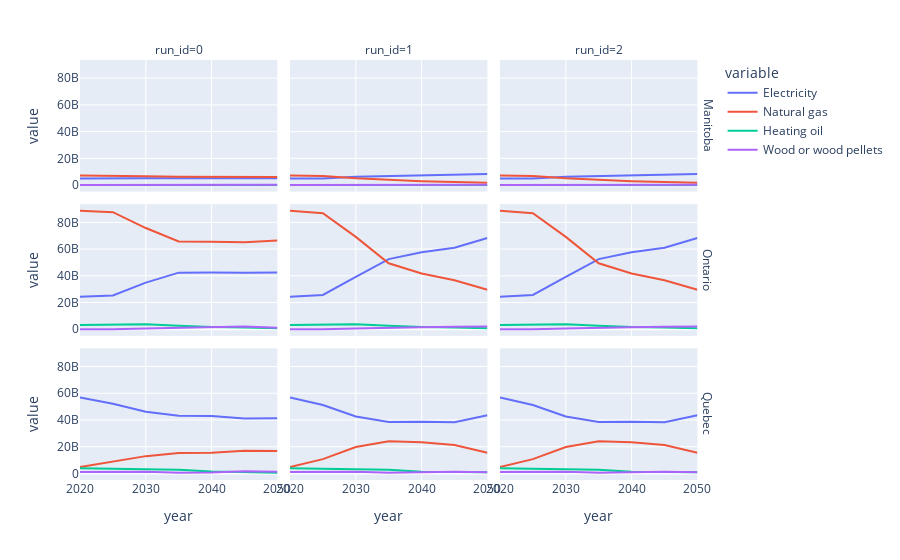

Notebook code cell kept with this figure:
### Code cell
import plotly.express as px
annual_demands = abm_demands.groupby(["year", "run_id","province"]).sum().reset_index().melt(id_vars=["year","run_id","province"])
annual_demands
# no effect after first change?
fig = px.line(annual_demands, x="year",y="value",color="variable", facet_col="run_id", template="plotly",facet_row="province")
def split_annotation(annot, must_contain="province"):
    if must_contain in annot.text:
        annot.text = annot.text.split("=")[-1]
fig.for_each_annotation(split_annotation)

### Figure 1 — Plotly figure (JSON) as saved in the notebook; plotly's stock layout.template omitted (floating-point values rounded to 4 significant figures)
{"data": [{"hovertemplate": "variable=Electricity<br>province=Manitoba<br>run_id=0<br>year=%{x}<br>value=%{y}<extra></extra>", "legendgroup": "Electricity", "line": {"color": "#636efa", "dash": "solid"}, "marker": {"symbol": "circle"}, "mode": "lines", "name": "Electricity", "orientation": "h", "showlegend": true, "type": "scatter", "x": [2020, 2025, 2030, 2035, 2040, 2045, 2050], "xaxis": "x7", "y": [4839000000.0, 4675000000.0, 4993000000.0, 5099000000.0, 5034000000.0, 5018000000.0, 5091000000.0], "yaxis": "y7"}, {"hovertemplate": "variable=Electricity<br>province=Manitoba<br>run_id=1<br>year=%{x}<br>value=%{y}<extra></extra>", "legendgroup": "Electricity", "line": {"color": "#636efa", "dash": "solid"}, "marker": {"symbol": "circle"}, "mode": "lines", "name": "Electricity", "orientation": "h", "showlegend": false, "type": "scatter", "x": [2020, 2025, 2030, 2035, 2040, 2045, 2050], "xaxis": "x8", "y": [4839000000.0, 4895000000.0, 6125000000.0, 6696000000.0, 7339000000.0, 7942000000.0, 8317000000.0], "yaxis": "y8"}, {"hovertemplate": "variable=Electricity<br>province=Manitoba<br>run_id=2<br>year=%{x}<br>value=%{y}<extra></extra>", "legendgroup": "Electricity", "line": {"color": "#636efa", "dash": "solid"}, "marker": {"symbol": "circle"}, "mode": "lines", "name": "Electricity", "orientation": "h", "showlegend": false, "type": "scatter", "x": [2020, 2025, 2030, 2035, 2040, 2045, 2050], "xaxis": "x9", "y": [4839000000.0, 4895000000.0, 6125000000.0, 6696000000.0, 7339000000.0, 7942000000.0, 8317000000.0], "yaxis": "y9"}, {"hovertemplate": "variable=Electricity<br>province=Ontario<br>run_id=0<br>year=%{x}<br>value=%{y}<extra></extra>", "legendgroup": "Electricity", "line": {"color": "#636efa", "dash": "solid"}, "marker": {"symbol": "circle"}, "mode": "lines", "name": "Electricity", "orientation": "h", "showlegend": false, "type": "scatter", "x": [2020, 2025, 2030, 2035, 2040, 2045, 2050], "xaxis": "x4", "y": [24220000000.0, 25250000000.0, 34910000000.0, 42350000000.0, 42510000000.0, 42190000000.0, 42510000000.0], "yaxis": "y4"}, {"hovertemplate": "variable=Electricity<br>province=Ontario<br>run_id=1<br>year=%{x}<br>value=%{y}<extra></extra>", "legendgroup": "Electricity", "line": {"color": "#636efa", "dash": "solid"}, "marker": {"symbol": "circle"}, "mode": "lines", "name": "Electricity", "orientation": "h", "showlegend": false, "type": "scatter", "x": [2020, 2025, 2030, 2035, 2040, 2045, 2050], "xaxis": "x5", "y": [24220000000.0, 25650000000.0, 39110000000.0, 52490000000.0, 57550000000.0, 60960000000.0, 68240000000.0], "yaxis": "y5"}, {"hovertemplate": "variable=Electricity<br>province=Ontario<br>run_id=2<br>year=%{x}<br>value=%{y}<extra></extra>", "legendgroup": "Electricity", "line": {"color": "#636efa", "dash": "solid"}, "marker": {"symbol": "circle"}, "mode": "lines", "name": "Electricity", "orientation": "h", "showlegend": false, "type": "scatter", "x": [2020, 2025, 2030, 2035, 2040, 2045, 2050], "xaxis": "x6", "y": [24220000000.0, 25650000000.0, 39110000000.0, 52490000000.0, 57550000000.0, 60960000000.0, 68240000000.0], "yaxis": "y6"}, {"hovertemplate": "variable=Electricity<br>province=Quebec<br>run_id=0<br>year=%{x}<br>value=%{y}<extra></extra>", "legendgroup": "Electricity", "line": {"color": "#636efa", "dash": "solid"}, "marker": {"symbol": "circle"}, "mode": "lines", "name": "Electricity", "orientation": "h", "showlegend": false, "type": "scatter", "x": [2020, 2025, 2030, 2035, 2040, 2045, 2050], "xaxis": "x", "y": [56790000000.0, 52130000000.0, 46110000000.0, 43150000000.0, 42960000000.0, 41060000000.0, 41360000000.0], "yaxis": "y"}, {"hovertemplate": "variable=Electricity<br>province=Quebec<br>run_id=1<br>year=%{x}<br>value=%{y}<extra></extra>", "legendgroup": "Electricity", "line": {"color": "#636efa", "dash": "solid"}, "marker": {"symbol": "circle"}, "mode": "lines", "name": "Electricity", "orientation": "h", "showlegend": false, "type": "scatter", "x": [2020, 2025, 2030, 2035, 2040, 2045, 2050], "xaxis": "x2", "y": [56790000000.0, 51160000000.0, 42620000000.0, 38490000000.0, 38690000000.0, 38250000000.0, 43490000000.0], "yaxis": "y2"}, {"hovertemplate": "variable=Electricity<br>province=Quebec<br>run_id=2<br>year=%{x}<br>value=%{y}<extra></extra>", "legendgroup": "Electricity", "line": {"color": "#636efa", "dash": "solid"}, "marker": {"symbol": "circle"}, "mode": "lines", "name": "Electricity", "orientation": "h", "showlegend": false, "type": "scatter", "x": [2020, 2025, 2030, 2035, 2040, 2045, 2050], "xaxis": "x3", "y": [56790000000.0, 51160000000.0, 42620000000.0, 38490000000.0, 38690000000.0, 38250000000.0, 43490000000.0], "yaxis": "y3"}, {"hovertemplate": "variable=Natural gas<br>province=Manitoba<br>run_id=0<br>year=%{x}<br>value=%{y}<extra></extra>", "legendgroup": "Natural gas", "line": {"color": "#EF553B", "dash": "solid"}, "marker": {"symbol": "circle"}, "mode": "lines", "name": "Natural gas", "orientation": "h", "showlegend": true, "type": "scatter", "x": [2020, 2025, 2030, 2035, 2040, 2045, 2050], "xaxis": "x7", "y": [7168000000.0, 7114000000.0, 6517000000.0, 6137000000.0, 6164000000.0, 6245000000.0, 6082000000.0], "yaxis": "y7"}, {"hovertemplate": "variable=Natural gas<br>province=Manitoba<br>run_id=1<br>year=%{x}<br>value=%{y}<extra></extra>", "legendgroup": "Natural gas", "line": {"color": "#EF553B", "dash": "solid"}, "marker": {"symbol": "circle"}, "mode": "lines", "name": "Natural gas", "orientation": "h", "showlegend": false, "type": "scatter", "x": [2020, 2025, 2030, 2035, 2040, 2045, 2050], "xaxis": "x8", "y": [7168000000.0, 6815000000.0, 5023000000.0, 3801000000.0, 2905000000.0, 2253000000.0, 1765000000.0], "yaxis": "y8"}, {"hovertemplate": "variable=Natural gas<br>province=Manitoba<br>run_id=2<br>year=%{x}<br>value=%{y}<extra></extra>", "legendgroup": "Natural gas", "line": {"color": "#EF553B", "dash": "solid"}, "marker": {"symbol": "circle"}, "mode": "lines", "name": "Natural gas", "orientation": "h", "showlegend": false, "type": "scatter", "x": [2020, 2025, 2030, 2035, 2040, 2045, 2050], "xaxis": "x9", "y": [7168000000.0, 6815000000.0, 5023000000.0, 3801000000.0, 2905000000.0, 2253000000.0, 1765000000.0], "yaxis": "y9"}, {"hovertemplate": "variable=Natural gas<br>province=Ontario<br>run_id=0<br>year=%{x}<br>value=%{y}<extra></extra>", "legendgroup": "Natural gas", "line": {"color": "#EF553B", "dash": "solid"}, "marker": {"symbol": "circle"}, "mode": "lines", "name": "Natural gas", "orientation": "h", "showlegend": false, "type": "scatter", "x": [2020, 2025, 2030, 2035, 2040, 2045, 2050], "xaxis": "x4", "y": [88670000000.0, 87610000000.0, 75730000000.0, 65710000000.0, 65440000000.0, 65180000000.0, 66500000000.0], "yaxis": "y4"}, {"hovertemplate": "variable=Natural gas<br>province=Ontario<br>run_id=1<br>year=%{x}<br>value=%{y}<extra></extra>", "legendgroup": "Natural gas", "line": {"color": "#EF553B", "dash": "solid"}, "marker": {"symbol": "circle"}, "mode": "lines", "name": "Natural gas", "orientation": "h", "showlegend": false, "type": "scatter", "x": [2020, 2025, 2030, 2035, 2040, 2045, 2050], "xaxis": "x5", "y": [88670000000.0, 86820000000.0, 69140000000.0, 49340000000.0, 41690000000.0, 36680000000.0, 29550000000.0], "yaxis": "y5"}, {"hovertemplate": "variable=Natural gas<br>province=Ontario<br>run_id=2<br>year=%{x}<br>value=%{y}<extra></extra>", "legendgroup": "Natural gas", "line": {"color": "#EF553B", "dash": "solid"}, "marker": {"symbol": "circle"}, "mode": "lines", "name": "Natural gas", "orientation": "h", "showlegend": false, "type": "scatter", "x": [2020, 2025, 2030, 2035, 2040, 2045, 2050], "xaxis": "x6", "y": [88670000000.0, 86820000000.0, 69140000000.0, 49340000000.0, 41690000000.0, 36680000000.0, 29550000000.0], "yaxis": "y6"}, {"hovertemplate": "variable=Natural gas<br>province=Quebec<br>run_id=0<br>year=%{x}<br>value=%{y}<extra></extra>", "legendgroup": "Natural gas", "line": {"color": "#EF553B", "dash": "solid"}, "marker": {"symbol": "circle"}, "mode": "lines", "name": "Natural gas", "orientation": "h", "showlegend": false, "type": "scatter", "x": [2020, 2025, 2030, 2035, 2040, 2045, 2050], "xaxis": "x", "y": [4854000000.0, 8738000000.0, 12940000000.0, 15370000000.0, 15530000000.0, 16990000000.0, 16830000000.0], "yaxis": "y"}, {"hovertemplate": "variable=Natural gas<br>province=Quebec<br>run_id=1<br>year=%{x}<br>value=%{y}<extra></extra>", "legendgroup": "Natural gas", "line": {"color": "#EF553B", "dash": "solid"}, "marker": {"symbol": "circle"}, "mode": "lines", "name": "Natural gas", "orientation": "h", "showlegend": false, "type": "scatter", "x": [2020, 2025, 2030, 2035, 2040, 2045, 2050], "xaxis": "x2", "y": [4854000000.0, 10680000000.0, 19740000000.0, 24110000000.0, 23300000000.0, 21190000000.0, 15530000000.0], "yaxis": "y2"}, {"hovertemplate": "variable=Natural gas<br>province=Quebec<br>run_id=2<br>year=%{x}<br>value=%{y}<extra></extra>", "legendgroup": "Natural gas", "line": {"color": "#EF553B", "dash": "solid"}, "marker": {"symbol": "circle"}, "mode": "lines", "name": "Natural gas", "orientation": "h", "showlegend": false, "type": "scatter", "x": [2020, 2025, 2030, 2035, 2040, 2045, 2050], "xaxis": "x3", "y": [4854000000.0, 10680000000.0, 19740000000.0, 24110000000.0, 23300000000.0, 21190000000.0, 15530000000.0], "yaxis": "y3"}, {"hovertemplate": "variable=Heating oil<br>province=Manitoba<br>run_id=0<br>year=%{x}<br>value=%{y}<extra></extra>", "legendgroup": "Heating oil", "line": {"color": "#00cc96", "dash": "solid"}, "marker": {"symbol": "circle"}, "mode": "lines", "name": "Heating oil", "orientation": "h", "showlegend": true, "type": "scatter", "x": [2020, 2025, 2030, 2035, 2040, 2045, 2050], "xaxis": "x7", "y": [0, 54320000.0, 81460000.0, 27150000.0, 27150000.0, 27150000.0, 54290000.0], "yaxis": "y7"}, {"hovertemplate": "variable=Heating oil<br>province=Manitoba<br>run_id=1<br>year=%{x}<br>value=%{y}<extra></extra>", "legendgroup": "Heating oil", "line": {"color": "#00cc96", "dash": "solid"}, "marker": {"symbol": "circle"}, "mode": "lines", "name": "Heating oil", "orientation": "h", "showlegend": false, "type": "scatter", "x": [2020, 2025, 2030, 2035, 2040, 2045, 2050], "xaxis": "x8", "y": [0, 54320000.0, 81460000.0, 27150000.0, 27150000.0, 27150000.0, 27150000.0], "yaxis": "y8"}, {"hovertemplate": "variable=Heating oil<br>province=Manitoba<br>run_id=2<br>year=%{x}<br>value=%{y}<extra></extra>", "legendgroup": "Heating oil", "line": {"color": "#00cc96", "dash": "solid"}, "marker": {"symbol": "circle"}, "mode": "lines", "name": "Heating oil", "orientation": "h", "showlegend": false, "type": "scatter", "x": [2020, 2025, 2030, 2035, 2040, 2045, 2050], "xaxis": "x9", "y": [0, 54320000.0, 81460000.0, 27150000.0, 27150000.0, 27150000.0, 27150000.0], "yaxis": "y9"}, {"hovertemplate": "variable=Heating oil<br>province=Ontario<br>run_id=0<br>year=%{x}<br>value=%{y}<extra></extra>", "legendgroup": "Heating oil", "line": {"color": "#00cc96", "dash": "solid"}, "marker": {"symbol": "circle"}, "mode": "lines", "name": "Heating oil", "orientation": "h", "showlegend": false, "type": "scatter", "x": [2020, 2025, 2030, 2035, 2040, 2045, 2050], "xaxis": "x4", "y": [3167000000.0, 3431000000.0, 3694000000.0, 2639000000.0, 1584000000.0, 1320000000.0, 792000000.0], "yaxis": "y4"}, {"hovertemplate": "variable=Heating oil<br>province=Ontario<br>run_id=1<br>year=%{x}<br>value=%{y}<extra></extra>", "legendgroup": "Heating oil", "line": {"color": "#00cc96", "dash": "solid"}, "marker": {"symbol": "circle"}, "mode": "lines", "name": "Heating oil", "orientation": "h", "showlegend": false, "type": "scatter", "x": [2020, 2025, 2030, 2035, 2040, 2045, 2050], "xaxis": "x5", "y": [3167000000.0, 3431000000.0, 3694000000.0, 2639000000.0, 1584000000.0, 1320000000.0, 792000000.0], "yaxis": "y5"}, {"hovertemplate": "variable=Heating oil<br>province=Ontario<br>run_id=2<br>year=%{x}<br>value=%{y}<extra></extra>", "legendgroup": "Heating oil", "line": {"color": "#00cc96", "dash": "solid"}, "marker": {"symbol": "circle"}, "mode": "lines", "name": "Heating oil", "orientation": "h", "showlegend": false, "type": "scatter", "x": [2020, 2025, 2030, 2035, 2040, 2045, 2050], "xaxis": "x6", "y": [3167000000.0, 3431000000.0, 3694000000.0, 2639000000.0, 1584000000.0, 1320000000.0, 792000000.0], "yaxis": "y6"}, {"hovertemplate": "variable=Heating oil<br>province=Quebec<br>run_id=0<br>year=%{x}<br>value=%{y}<extra></extra>", "legendgroup": "Heating oil", "line": {"color": "#00cc96", "dash": "solid"}, "marker": {"symbol": "circle"}, "mode": "lines", "name": "Heating oil", "orientation": "h", "showlegend": false, "type": "scatter", "x": [2020, 2025, 2030, 2035, 2040, 2045, 2050], "xaxis": "x", "y": [3884000000.0, 3560000000.0, 3398000000.0, 2752000000.0, 1457000000.0, 971100000.0, 485700000.0], "yaxis": "y"}, {"hovertemplate": "variable=Heating oil<br>province=Quebec<br>run_id=1<br>year=%{x}<br>value=%{y}<extra></extra>", "legendgroup": "Heating oil", "line": {"color": "#00cc96", "dash": "solid"}, "marker": {"symbol": "circle"}, "mode": "lines", "name": "Heating oil", "orientation": "h", "showlegend": false, "type": "scatter", "x": [2020, 2025, 2030, 2035, 2040, 2045, 2050], "xaxis": "x2", "y": [3884000000.0, 3560000000.0, 3398000000.0, 2752000000.0, 1295000000.0, 1295000000.0, 809800000.0], "yaxis": "y2"}, {"hovertemplate": "variable=Heating oil<br>province=Quebec<br>run_id=2<br>year=%{x}<br>value=%{y}<extra></extra>", "legendgroup": "Heating oil", "line": {"color": "#00cc96", "dash": "solid"}, "marker": {"symbol": "circle"}, "mode": "lines", "name": "Heating oil", "orientation": "h", "showlegend": false, "type": "scatter", "x": [2020, 2025, 2030, 2035, 2040, 2045, 2050], "xaxis": "x3", "y": [3884000000.0, 3560000000.0, 3398000000.0, 2752000000.0, 1295000000.0, 1295000000.0, 809800000.0], "yaxis": "y3"}, {"hovertemplate": "variable=Wood or wood pellets<br>province=Manitoba<br>run_id=0<br>year=%{x}<br>value=%{y}<extra></extra>", "legendgroup": "Wood or wood pellets", "line": {"color": "#ab63fa", "dash": "solid"}, "marker": {"symbol": "circle"}, "mode": "lines", "name": "Wood or wood pellets", "orientation": "h", "showlegend": true, "type": "scatter", "x": [2020, 2025, 2030, 2035, 2040, 2045, 2050], "xaxis": "x7", "y": [0, 0, 61070000.0, 152800000.0, 183400000.0, 152800000.0, 152800000.0], "yaxis": "y7"}, {"hovertemplate": "variable=Wood or wood pellets<br>province=Manitoba<br>run_id=1<br>year=%{x}<br>value=%{y}<extra></extra>", "legendgroup": "Wood or wood pellets", "line": {"color": "#ab63fa", "dash": "solid"}, "marker": {"symbol": "circle"}, "mode": "lines", "name": "Wood or wood pellets", "orientation": "h", "showlegend": false, "type": "scatter", "x": [2020, 2025, 2030, 2035, 2040, 2045, 2050], "xaxis": "x8", "y": [0, 0, 61070000.0, 152800000.0, 152800000.0, 152800000.0, 152800000.0], "yaxis": "y8"}, {"hovertemplate": "variable=Wood or wood pellets<br>province=Manitoba<br>run_id=2<br>year=%{x}<br>value=%{y}<extra></extra>", "legendgroup": "Wood or wood pellets", "line": {"color": "#ab63fa", "dash": "solid"}, "marker": {"symbol": "circle"}, "mode": "lines", "name": "Wood or wood pellets", "orientation": "h", "showlegend": false, "type": "scatter", "x": [2020, 2025, 2030, 2035, 2040, 2045, 2050], "xaxis": "x9", "y": [0, 0, 61070000.0, 152800000.0, 152800000.0, 152800000.0, 152800000.0], "yaxis": "y9"}, {"hovertemplate": "variable=Wood or wood pellets<br>province=Ontario<br>run_id=0<br>year=%{x}<br>value=%{y}<extra></extra>", "legendgroup": "Wood or wood pellets", "line": {"color": "#ab63fa", "dash": "solid"}, "marker": {"symbol": "circle"}, "mode": "lines", "name": "Wood or wood pellets", "orientation": "h", "showlegend": false, "type": "scatter", "x": [2020, 2025, 2030, 2035, 2040, 2045, 2050], "xaxis": "x4", "y": [0, 0, 593800000.0, 1187000000.0, 1484000000.0, 2079000000.0, 1188000000.0], "yaxis": "y4"}, {"hovertemplate": "variable=Wood or wood pellets<br>province=Ontario<br>run_id=1<br>year=%{x}<br>value=%{y}<extra></extra>", "legendgroup": "Wood or wood pellets", "line": {"color": "#ab63fa", "dash": "solid"}, "marker": {"symbol": "circle"}, "mode": "lines", "name": "Wood or wood pellets", "orientation": "h", "showlegend": false, "type": "scatter", "x": [2020, 2025, 2030, 2035, 2040, 2045, 2050], "xaxis": "x5", "y": [0, 0, 593800000.0, 1187000000.0, 1484000000.0, 1782000000.0, 2078000000.0], "yaxis": "y5"}, {"hovertemplate": "variable=Wood or wood pellets<br>province=Ontario<br>run_id=2<br>year=%{x}<br>value=%{y}<extra></extra>", "legendgroup": "Wood or wood pellets", "line": {"color": "#ab63fa", "dash": "solid"}, "marker": {"symbol": "circle"}, "mode": "lines", "name": "Wood or wood pellets", "orientation": "h", "showlegend": false, "type": "scatter", "x": [2020, 2025, 2030, 2035, 2040, 2045, 2050], "xaxis": "x6", "y": [0, 0, 593800000.0, 1187000000.0, 1484000000.0, 1782000000.0, 2078000000.0], "yaxis": "y6"}, {"hovertemplate": "variable=Wood or wood pellets<br>province=Quebec<br>run_id=0<br>year=%{x}<br>value=%{y}<extra></extra>", "legendgroup": "Wood or wood pellets", "line": {"color": "#ab63fa", "dash": "solid"}, "marker": {"symbol": "circle"}, "mode": "lines", "name": "Wood or wood pellets", "orientation": "h", "showlegend": false, "type": "scatter", "x": [2020, 2025, 2030, 2035, 2040, 2045, 2050], "xaxis": "x", "y": [1091000000.0, 1091000000.0, 1274000000.0, 545800000.0, 727600000.0, 1638000000.0, 1275000000.0], "yaxis": "y"}, {"hovertemplate": "variable=Wood or wood pellets<br>province=Quebec<br>run_id=1<br>year=%{x}<br>value=%{y}<extra></extra>", "legendgroup": "Wood or wood pellets", "line": {"color": "#ab63fa", "dash": "solid"}, "marker": {"symbol": "circle"}, "mode": "lines", "name": "Wood or wood pellets", "orientation": "h", "showlegend": false, "type": "scatter", "x": [2020, 2025, 2030, 2035, 2040, 2045, 2050], "xaxis": "x2", "y": [1091000000.0, 1091000000.0, 1274000000.0, 545800000.0, 910500000.0, 1275000000.0, 910700000.0], "yaxis": "y2"}, {"hovertemplate": "variable=Wood or wood pellets<br>province=Quebec<br>run_id=2<br>year=%{x}<br>value=%{y}<extra></extra>", "legendgroup": "Wood or wood pellets", "line": {"color": "#ab63fa", "dash": "solid"}, "marker": {"symbol": "circle"}, "mode": "lines", "name": "Wood or wood pellets", "orientation": "h", "showlegend": false, "type": "scatter", "x": [2020, 2025, 2030, 2035, 2040, 2045, 2050], "xaxis": "x3", "y": [1091000000.0, 1091000000.0, 1274000000.0, 545800000.0, 910500000.0, 1275000000.0, 910700000.0], "yaxis": "y3"}], "layout": {"annotations": [{"font": {}, "showarrow": false, "text": "run_id=0", "x": 0.1567, "xanchor": "center", "xref": "paper", "y": 1.0, "yanchor": "bottom", "yref": "paper"}, {"font": {}, "showarrow": false, "text": "run_id=1", "x": 0.49, "xanchor": "center", "xref": "paper", "y": 1.0, "yanchor": "bottom", "yref": "paper"}, {"font": {}, "showarrow": false, "text": "run_id=2", "x": 0.8233, "xanchor": "center", "xref": "paper", "y": 1.0, "yanchor": "bottom", "yref": "paper"}, {"font": {}, "showarrow": false, "text": "Quebec", "textangle": 90, "x": 0.98, "xanchor": "left", "xref": "paper", "y": 0.1567, "yanchor": "middle", "yref": "paper"}, {"font": {}, "showarrow": false, "text": "Ontario", "textangle": 90, "x": 0.98, "xanchor": "left", "xref": "paper", "y": 0.5, "yanchor": "middle", "yref": "paper"}, {"font": {}, "showarrow": false, "text": "Manitoba", "textangle": 90, "x": 0.98, "xanchor": "left", "xref": "paper", "y": 0.8433, "yanchor": "middle", "yref": "paper"}], "legend": {"title": {"text": "variable"}, "tracegroupgap": 0}, "margin": {"t": 60}, "xaxis": {"anchor": "y", "domain": [0, 0.3133], "title": {"text": "year"}}, "xaxis2": {"anchor": "y2", "domain": [0.3333, 0.6467], "matches": "x", "title": {"text": "year"}}, "xaxis3": {"anchor": "y3", "domain": [0.6667, 0.98], "matches": "x", "title": {"text": "year"}}, "xaxis4": {"anchor": "y4", "domain": [0, 0.3133], "matches": "x", "showticklabels": false}, "xaxis5": {"anchor": "y5", "domain": [0.3333, 0.6467], "matches": "x", "showticklabels": false}, "xaxis6": {"anchor": "y6", "domain": [0.6667, 0.98], "matches": "x", "showticklabels": false}, "xaxis7": {"anchor": "y7", "domain": [0, 0.3133], "matches": "x", "showticklabels": false}, "xaxis8": {"anchor": "y8", "domain": [0.3333, 0.6467], "matches": "x", "showticklabels": false}, "xaxis9": {"anchor": "y9", "domain": [0.6667, 0.98], "matches": "x", "showticklabels": false}, "yaxis": {"anchor": "x", "domain": [0, 0.3133], "title": {"text": "value"}}, "yaxis2": {"anchor": "x2", "domain": [0, 0.3133], "matches": "y", "showticklabels": false}, "yaxis3": {"anchor": "x3", "domain": [0, 0.3133], "matches": "y", "showticklabels": false}, "yaxis4": {"anchor": "x4", "domain": [0.3433, 0.6567], "matches": "y", "title": {"text": "value"}}, "yaxis5": {"anchor": "x5", "domain": [0.3433, 0.6567], "matches": "y", "showticklabels": false}, "yaxis6": {"anchor": "x6", "domain": [0.3433, 0.6567], "matches": "y", "showticklabels": false}, "yaxis7": {"anchor": "x7", "domain": [0.6867, 1.0], "matches": "y", "title": {"text": "value"}}, "yaxis8": {"anchor": "x8", "domain": [0.6867, 1.0], "matches": "y", "showticklabels": false}, "yaxis9": {"anchor": "x9", "domain": [0.6867, 1.0], "matches": "y", "showticklabels": false}}}
